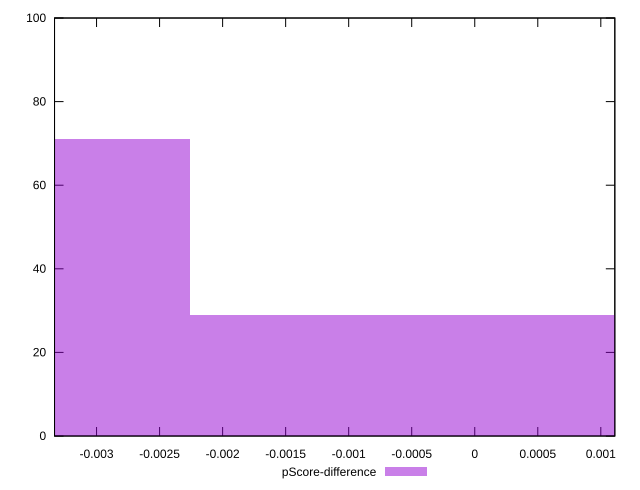

Write gnuplot code to recreate this figure.
reset

$pScoreDifference <<EOF
0 29
-0.004518368576591346 71
EOF

set key outside below
set boxwidth 0.004518368576591346
set xrange [-0.0033333333333334103:0.0011111111111110628]
set yrange [0:100]
set trange [0:100]
set style fill transparent solid 0.5 noborder
set terminal svg size 640, 490 enhanced background rgb 'white'
set output "report_0_00242021-02-20T12:25:28.543Z/uses-webp-images/samples/pages+cached+noadtech/pScore-difference/histogram.svg"

plot $pScoreDifference title "pScore-difference" with boxes

reset
